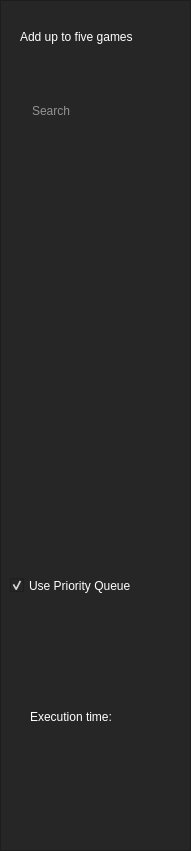
   <widget class="QFrame" name="LeftFrame">
    <property name="geometry">
     <rect>
      <x>30</x>
      <y>100</y>
      <width>191</width>
      <height>851</height>
     </rect>
    </property>
    <property name="styleSheet">
     <string notr="true">background-color: rgb(38, 38, 38);</string>
    </property>
    <property name="frameShape">
     <enum>QFrame::StyledPanel</enum>
    </property>
    <property name="frameShadow">
     <enum>QFrame::Raised</enum>
    </property>
    <widget class="QLineEdit" name="GenreSearchBox">
     <property name="geometry">
      <rect>
       <x>30</x>
       <y>100</y>
       <width>111</width>
       <height>21</height>
      </rect>
     </property>
     <property name="styleSheet">
      <string notr="true">font: 63 8pt &quot;Yu Gothic UI Semibold&quot;;
background-color: rgb(38, 38, 38);
color: rgb(255, 255, 255);</string>
     </property>
     <property name="frame">
      <bool>false</bool>
     </property>
     <property name="alignment">
      <set>Qt::AlignLeading|Qt::AlignLeft|Qt::AlignVCenter</set>
     </property>
     <property name="placeholderText">
      <string>Search</string>
     </property>
    </widget>
    <widget class="QPushButton" name="Genre1">
     <property name="geometry">
      <rect>
       <x>30</x>
       <y>160</y>
       <width>111</width>
       <height>41</height>
      </rect>
     </property>
     <property name="autoFillBackground">
      <bool>false</bool>
     </property>
     <property name="styleSheet">
      <string notr="true">font: 63 8pt &quot;Yu Gothic UI Semibold&quot;;
color: rgb(255, 255, 255);
background-color: rgb(38, 38, 38);
border: 1px;</string>
     </property>
     <property name="text">
      <string/>
     </property>
     <property name="checkable">
      <bool>false</bool>
     </property>
     <property name="flat">
      <bool>true</bool>
     </property>
    </widget>
    <widget class="QPushButton" name="Genre2">
     <property name="geometry">
      <rect>
       <x>30</x>
       <y>230</y>
       <width>111</width>
       <height>41</height>
      </rect>
     </property>
     <property name="autoFillBackground">
      <bool>false</bool>
     </property>
     <property name="styleSheet">
      <string notr="true">font: 63 8pt &quot;Yu Gothic UI Semibold&quot;;
color: rgb(255, 255, 255);
background-color: rgb(38, 38, 38);
border: 1px;</string>
     </property>
     <property name="text">
      <string/>
     </property>
     <property name="checkable">
      <bool>false</bool>
     </property>
     <property name="flat">
      <bool>true</bool>
     </property>
    </widget>
    <widget class="QPushButton" name="Genre3">
     <property name="geometry">
      <rect>
       <x>30</x>
       <y>300</y>
       <width>111</width>
       <height>41</height>
      </rect>
     </property>
     <property name="autoFillBackground">
      <bool>false</bool>
     </property>
     <property name="styleSheet">
      <string notr="true">font: 63 8pt &quot;Yu Gothic UI Semibold&quot;;
color: rgb(255, 255, 255);
background-color: rgb(38, 38, 38);
border: 1px;</string>
     </property>
     <property name="text">
      <string/>
     </property>
     <property name="checkable">
      <bool>false</bool>
     </property>
     <property name="flat">
      <bool>true</bool>
     </property>
    </widget>
    <widget class="QPushButton" name="Genre4">
     <property name="geometry">
      <rect>
       <x>30</x>
       <y>370</y>
       <width>111</width>
       <height>41</height>
      </rect>
     </property>
     <property name="autoFillBackground">
      <bool>false</bool>
     </property>
     <property name="styleSheet">
      <string notr="true">font: 63 8pt &quot;Yu Gothic UI Semibold&quot;;
color: rgb(255, 255, 255);
background-color: rgb(38, 38, 38);
border: 1px;</string>
     </property>
     <property name="text">
      <string/>
     </property>
     <property name="checkable">
      <bool>false</bool>
     </property>
     <property name="flat">
      <bool>true</bool>
     </property>
    </widget>
    <widget class="QPushButton" name="Genre5">
     <property name="geometry">
      <rect>
       <x>30</x>
       <y>440</y>
       <width>111</width>
       <height>41</height>
      </rect>
     </property>
     <property name="autoFillBackground">
      <bool>false</bool>
     </property>
     <property name="styleSheet">
      <string notr="true">font: 63 8pt &quot;Yu Gothic UI Semibold&quot;;
color: rgb(255, 255, 255);
background-color: rgb(38, 38, 38);
border: 1px;</string>
     </property>
     <property name="text">
      <string/>
     </property>
     <property name="checkable">
      <bool>false</bool>
     </property>
     <property name="flat">
      <bool>true</bool>
     </property>
    </widget>
    <widget class="QPushButton" name="Genre6">
     <property name="geometry">
      <rect>
       <x>30</x>
       <y>510</y>
       <width>111</width>
       <height>41</height>
      </rect>
     </property>
     <property name="autoFillBackground">
      <bool>false</bool>
     </property>
     <property name="styleSheet">
      <string notr="true">font: 63 8pt &quot;Yu Gothic UI Semibold&quot;;
color: rgb(255, 255, 255);
background-color: rgb(38, 38, 38);
border: 1px;</string>
     </property>
     <property name="text">
      <string/>
     </property>
     <property name="checkable">
      <bool>false</bool>
     </property>
     <property name="flat">
      <bool>true</bool>
     </property>
    </widget>
    <widget class="QPushButton" name="Genre8">
     <property name="geometry">
      <rect>
       <x>30</x>
       <y>650</y>
       <width>111</width>
       <height>41</height>
      </rect>
     </property>
     <property name="autoFillBackground">
      <bool>false</bool>
     </property>
     <property name="styleSheet">
      <string notr="true">font: 63 8pt &quot;Yu Gothic UI Semibold&quot;;
color: rgb(255, 255, 255);
background-color: rgb(38, 38, 38);
border: 1px;</string>
     </property>
     <property name="text">
      <string/>
     </property>
     <property name="checkable">
      <bool>false</bool>
     </property>
     <property name="flat">
      <bool>true</bool>
     </property>
    </widget>
    <widget class="QPushButton" name="Genre10">
     <property name="geometry">
      <rect>
       <x>30</x>
       <y>790</y>
       <width>111</width>
       <height>41</height>
      </rect>
     </property>
     <property name="autoFillBackground">
      <bool>false</bool>
     </property>
     <property name="styleSheet">
      <string notr="true">font: 63 8pt &quot;Yu Gothic UI Semibold&quot;;
color: rgb(255, 255, 255);
background-color: rgb(38, 38, 38);
border: 1px;</string>
     </property>
     <property name="text">
      <string/>
     </property>
     <property name="checkable">
      <bool>false</bool>
     </property>
     <property name="flat">
      <bool>true</bool>
     </property>
    </widget>
    <widget class="QPushButton" name="Genre7">
     <property name="geometry">
      <rect>
       <x>30</x>
       <y>580</y>
       <width>111</width>
       <height>41</height>
      </rect>
     </property>
     <property name="autoFillBackground">
      <bool>false</bool>
     </property>
     <property name="styleSheet">
      <string notr="true">font: 63 8pt &quot;Yu Gothic UI Semibold&quot;;
color: rgb(255, 255, 255);
background-color: rgb(38, 38, 38);
border: 1px;</string>
     </property>
     <property name="text">
      <string/>
     </property>
     <property name="checkable">
      <bool>false</bool>
     </property>
     <property name="flat">
      <bool>true</bool>
     </property>
    </widget>
    <widget class="QPushButton" name="Genre9">
     <property name="geometry">
      <rect>
       <x>30</x>
       <y>720</y>
       <width>111</width>
       <height>41</height>
      </rect>
     </property>
     <property name="autoFillBackground">
      <bool>false</bool>
     </property>
     <property name="styleSheet">
      <string notr="true">font: 63 8pt &quot;Yu Gothic UI Semibold&quot;;
color: rgb(255, 255, 255);
background-color: rgb(38, 38, 38);
border: 1px;</string>
     </property>
     <property name="text">
      <string/>
     </property>
     <property name="checkable">
      <bool>false</bool>
     </property>
     <property name="flat">
      <bool>true</bool>
     </property>
    </widget>
    <widget class="QLabel" name="TenGenresLabel">
     <property name="geometry">
      <rect>
       <x>20</x>
       <y>30</y>
       <width>151</width>
       <height>51</height>
      </rect>
     </property>
     <property name="styleSheet">
      <string notr="true">font: 63 8pt &quot;Yu Gothic UI Semibold&quot;;
background-color: rgb(38, 38, 38);
color: rgb(255, 255, 255);</string>
     </property>
     <property name="text">
      <string>Search for up to five genres</string>
     </property>
     <property name="alignment">
      <set>Qt::AlignLeading|Qt::AlignLeft|Qt::AlignTop</set>
     </property>
     <property name="wordWrap">
      <bool>true</bool>
     </property>
    </widget>
    <widget class="QLabel" name="FiveGamesLabel">
     <property name="geometry">
      <rect>
       <x>20</x>
       <y>30</y>
       <width>151</width>
       <height>51</height>
      </rect>
     </property>
     <property name="visible">
      <bool>false</bool>
     </property>
     <property name="styleSheet">
      <string notr="true">font: 63 8pt &quot;Yu Gothic UI Semibold&quot;;
background-color: rgb(38, 38, 38);
color: rgb(255, 255, 255);</string>
     </property>
     <property name="text">
      <string>Add up to five games</string>
     </property>
     <property name="alignment">
      <set>Qt::AlignLeading|Qt::AlignLeft|Qt::AlignTop</set>
     </property>
     <property name="wordWrap">
      <bool>true</bool>
     </property>
    </widget>
    <widget class="QLineEdit" name="GameSearchBox">
     <property name="geometry">
      <rect>
       <x>30</x>
       <y>100</y>
       <width>111</width>
       <height>21</height>
      </rect>
     </property>
     <property name="visible">
      <bool>false</bool>
     </property>
     <property name="styleSheet">
      <string notr="true">font: 63 8pt &quot;Yu Gothic UI Semibold&quot;;
background-color: rgb(38, 38, 38);
color: rgb(255, 255, 255);</string>
     </property>
     <property name="frame">
      <bool>false</bool>
     </property>
     <property name="alignment">
      <set>Qt::AlignLeading|Qt::AlignLeft|Qt::AlignVCenter</set>
     </property>
     <property name="placeholderText">
      <string>Search</string>
     </property>
    </widget>
    <widget class="QPushButton" name="Game1">
     <property name="geometry">
      <rect>
       <x>30</x>
       <y>160</y>
       <width>111</width>
       <height>41</height>
      </rect>
     </property>
     <property name="visible">
      <bool>false</bool>
     </property>
     <property name="autoFillBackground">
      <bool>false</bool>
     </property>
     <property name="styleSheet">
      <string notr="true">font: 63 8pt &quot;Yu Gothic UI Semibold&quot;;
color: rgb(255, 255, 255);
background-color: rgb(38,38,38);
border: 1px;</string>
     </property>
     <property name="text">
      <string/>
     </property>
     <property name="checkable">
      <bool>false</bool>
     </property>
     <property name="flat">
      <bool>true</bool>
     </property>
    </widget>
    <widget class="QPushButton" name="Game2">
     <property name="geometry">
      <rect>
       <x>30</x>
       <y>230</y>
       <width>111</width>
       <height>41</height>
      </rect>
     </property>
     <property name="visible">
      <bool>false</bool>
     </property>
     <property name="autoFillBackground">
      <bool>false</bool>
     </property>
     <property name="styleSheet">
      <string notr="true">font: 63 8pt &quot;Yu Gothic UI Semibold&quot;;
color: rgb(255, 255, 255);
background-color: rgb(38, 38, 38);
border: 1px;</string>
     </property>
     <property name="text">
      <string/>
     </property>
     <property name="checkable">
      <bool>false</bool>
     </property>
     <property name="flat">
      <bool>true</bool>
     </property>
    </widget>
    <widget class="QPushButton" name="Game3">
     <property name="geometry">
      <rect>
       <x>30</x>
       <y>300</y>
       <width>111</width>
       <height>41</height>
      </rect>
     </property>
     <property name="visible">
      <bool>false</bool>
     </property>
     <property name="autoFillBackground">
      <bool>false</bool>
     </property>
     <property name="styleSheet">
      <string notr="true">font: 63 8pt &quot;Yu Gothic UI Semibold&quot;;
color: rgb(255, 255, 255);
background-color: rgb(38,38,38);
border: 1px;</string>
     </property>
     <property name="text">
      <string/>
     </property>
     <property name="checkable">
      <bool>false</bool>
     </property>
     <property name="flat">
      <bool>true</bool>
     </property>
    </widget>
    <widget class="QPushButton" name="Game4">
     <property name="geometry">
      <rect>
       <x>30</x>
       <y>370</y>
       <width>111</width>
       <height>41</height>
      </rect>
     </property>
     <property name="visible">
      <bool>false</bool>
     </property>
     <property name="autoFillBackground">
      <bool>false</bool>
     </property>
     <property name="styleSheet">
      <string notr="true">font: 63 8pt &quot;Yu Gothic UI Semibold&quot;;
color: rgb(255, 255, 255);
background-color: rgb(38,38,38);
border: 1px;</string>
     </property>
     <property name="text">
      <string/>
     </property>
     <property name="checkable">
      <bool>false</bool>
     </property>
     <property name="flat">
      <bool>true</bool>
     </property>
    </widget>
    <widget class="QPushButton" name="Game5">
     <property name="geometry">
      <rect>
       <x>30</x>
       <y>440</y>
       <width>111</width>
       <height>41</height>
      </rect>
     </property>
     <property name="visible">
      <bool>false</bool>
     </property>
     <property name="autoFillBackground">
      <bool>false</bool>
     </property>
     <property name="styleSheet">
      <string notr="true">font: 63 8pt &quot;Yu Gothic UI Semibold&quot;;
color: rgb(255, 255, 255);
background-color: rgb(38,38,38);
border: 1px;</string>
     </property>
     <property name="text">
      <string/>
     </property>
     <property name="checkable">
      <bool>false</bool>
     </property>
     <property name="flat">
      <bool>true</bool>
     </property>
    </widget>
    <widget class="QCheckBox" name="checkBox">
     <property name="geometry">
      <rect>
       <x>10</x>
       <y>570</y>
       <width>171</width>
       <height>31</height>
      </rect>
     </property>
     <property name="visible">
      <bool>false</bool>
     </property>
     <property name="styleSheet">
      <string notr="true">font: 63 7pt &quot;Yu Gothic UI Semibold&quot;;
background-color: rgb(38, 38, 38);
color: rgb(255, 255, 255);</string>
     </property>
     <property name="text">
      <string>Use Priority Queue</string>
     </property>
     <property name="checked">
      <bool>true</bool>
     </property>
    </widget>
    <widget class="QLabel" name="ExecutionTime">
     <property name="enabled">
      <bool>true</bool>
     </property>
     <property name="geometry">
      <rect>
       <x>30</x>
       <y>710</y>
       <width>131</width>
       <height>51</height>
      </rect>
     </property>
     <property name="visible">
      <bool>false</bool>
     </property>
     <property name="styleSheet">
      <string notr="true">font: 63 8pt &quot;Yu Gothic UI Semibold&quot;;
background-color: rgb(38, 38, 38);
color: rgb(255, 255, 255);</string>
     </property>
     <property name="text">
      <string>Execution time:</string>
     </property>
     <property name="alignment">
      <set>Qt::AlignLeading|Qt::AlignLeft|Qt::AlignTop</set>
     </property>
     <property name="wordWrap">
      <bool>true</bool>
     </property>
    </widget>
   </widget>
